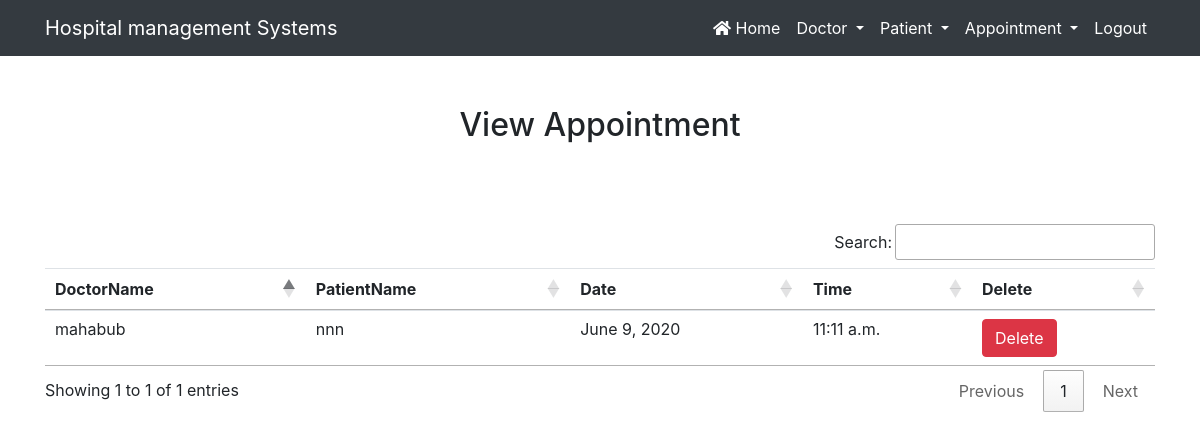
The page /view_appointment/ (signed in) on the database its author committed.
### hospital/models.py (models this page shows, shortened)
class Appointment(models.Model):
        doctor = models.ForeignKey(Doctor,on_delete=models.CASCADE)
        patient= models.ForeignKey(Patient,on_delete=models.CASCADE)
        date1 = models.DateField()
        time1=models.TimeField()

class Doctor(models.Model):
    name=models.CharField(max_length=30)
    mobile=models.IntegerField()
    special=models.CharField(max_length=50)
    def __str__(self):
        return self.name

class Patient(models.Model):
    name=models.CharField(max_length=30)
    gender=models.CharField(max_length=10)
    mobile=models.IntegerField()
    address=models.CharField(max_length=125)
    def __str__(self):
        return self.name

### hospital/views.py (the view)
# urls.py: path('view_appointment/', View_Appointment, name='view_appointment'),
def View_Appointment(request):
    if not request.user.is_staff:
        return redirect('login')
    appoint=Appointment.objects.all()
    d={'appoint':appoint}
    return render(request,'view_appointment.html',d)

### hospital/templates/view_appointment.html
{% extends 'navigationbar.html' %}
{% load static %}
{% block body %}
<div class="container" style="margin-top:50px">
<h2 class="text-center">View Appointment </h2>
<br><br><br>
    <table class="table table-hover" id="example">
        <thead>
        <tr>
            <th>DoctorName</th>
              <th>PatientName</th>
              <th>Date</th>
              <th>Time</th>
            <th>Delete</th>
        </tr>
        </thead>
        <tbody>
         {% for i in appoint %}
        <tr>
            <td>{{i.doctor}}</td>
            <td>{{i.patient}}</td>
            <td>{{i.date1}}</td>
            <td>{{i.time1}}</td>
            <td>
            <a href="{% url 'delete_appointment' i.id %}" onclick="return confirm('Are you sure you want to delete this data?');" class="btn btn-danger">Delete</a>
            </td>
        </tr>
         {% endfor %}
        </tbody>
    </table>
</div>
{% endblock %}

### rows shown on the page
Appointment: doctor "mahabub", patient "nnn", date1 "June 9, 2020", time1 "11:11 a.m."
